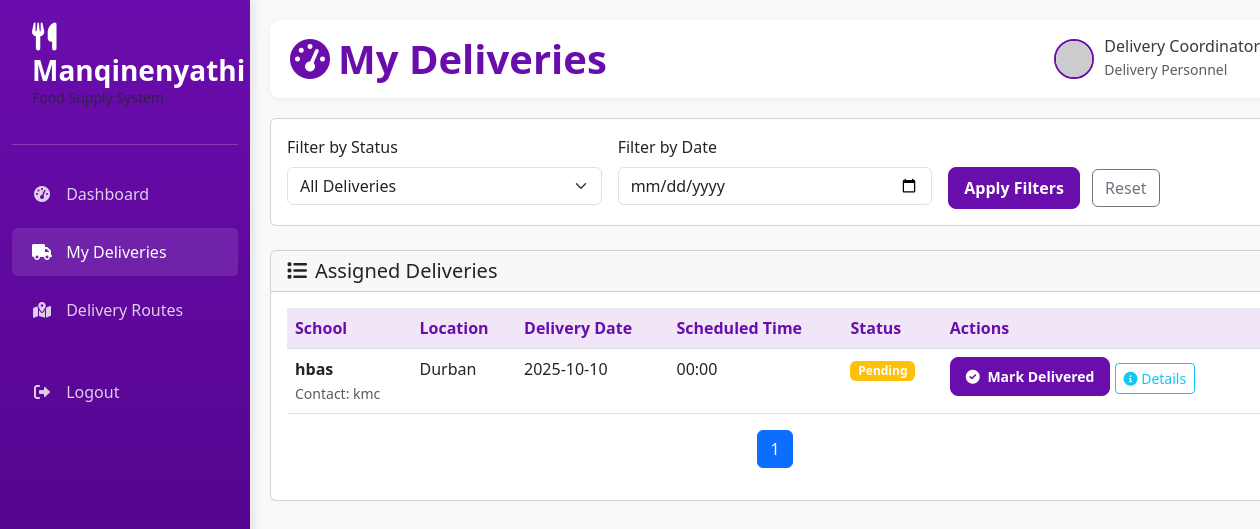
The app's page /delivery/my-deliveries (signed in), older data.
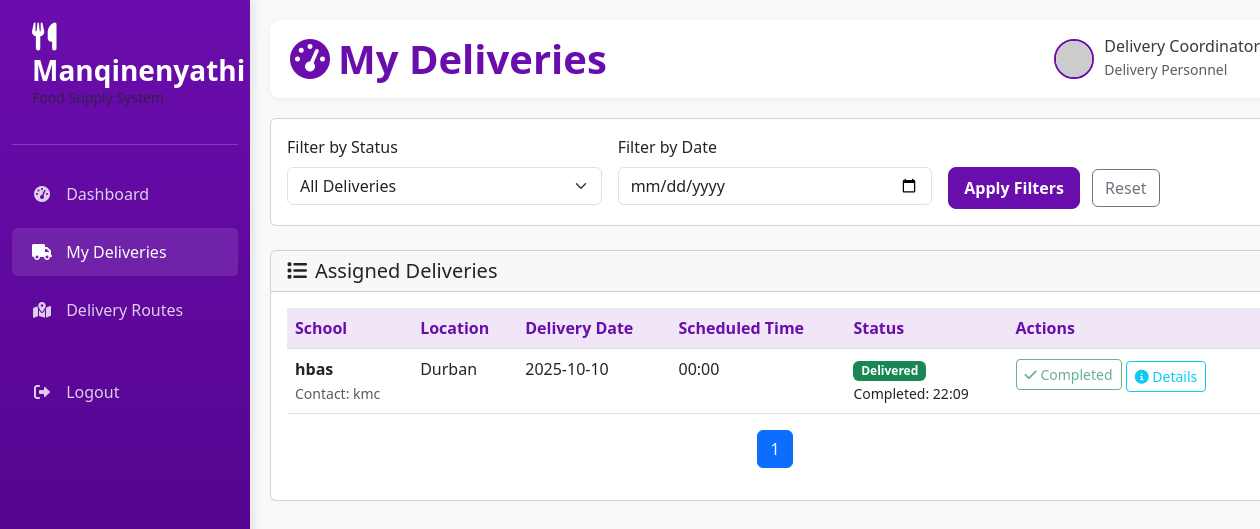
The same page, newer data.
### app.py (models this page shows)
class Delivery(db.Model):
    __tablename__ = 'deliveries'
    delivery_id = db.Column(db.Integer, primary_key=True)
    school_id = db.Column(db.Integer, db.ForeignKey('schools.school_id'), nullable=False)
    delivery_date = db.Column(db.Date, nullable=False)
    location = db.Column(db.String(150), nullable=False)
    delivery_guy_id = db.Column(db.Integer, db.ForeignKey('users.user_id'), nullable=False)
    status = db.Column(db.Enum('Pending', 'Delivered'), default='Pending')
    delivered_time = db.Column(db.DateTime)
    remarks = db.Column(db.Text)
    created_at = db.Column(db.DateTime, default=datetime.utcnow)

class School(db.Model):
    __tablename__ = 'schools'
    school_id = db.Column(db.Integer, primary_key=True)
    school_name = db.Column(db.String(150), nullable=False)
    location = db.Column(db.String(150), nullable=False)
    contact_person = db.Column(db.String(100), nullable=False)
    contact_number = db.Column(db.String(20), nullable=False)
    created_at = db.Column(db.DateTime, default=datetime.utcnow)
    deliveries = db.relationship('Delivery', backref='school')
    attendance = db.relationship('Attendance', backref='school')
    learners = db.relationship('Learner', backref='school')

### app.py (the view)
@app.route('/delivery/my-deliveries')
def delivery_my_deliveries():
    if session.get('role') != 'delivery':
        return redirect(url_for('home'))
    user_id = session.get('user_id')
    page = request.args.get('page', 1, type=int)
    status_filter = request.args.get('status', '')
    date_filter = request.args.get('date', '')
    query = Delivery.query.filter_by(delivery_guy_id=user_id).join(School)
    if status_filter:
        query = query.filter(Delivery.status == status_filter)
    if date_filter:
        try:
            filter_date = datetime.strptime(date_filter, '%Y-%m-%d').date()
            query = query.filter(Delivery.delivery_date == filter_date)
        except ValueError:
            flash('Invalid date format', 'error')
    from sqlalchemy import case
    query = query.order_by(
        case((Delivery.status == 'Pending', 1), else_=2),
        Delivery.delivery_date.desc()
    )
    deliveries_pagination = query.paginate(
        page=page,
        per_page=10,
        error_out=False
    )
    return render_template('delivery_my_deliveries.html',
                         deliveries=deliveries_pagination.items,
                         pagination=deliveries_pagination,
                         status_filter=status_filter,
                         date_filter=date_filter)

### templates/delivery_my_deliveries.html (shortened to what the changed rows need)
{% extends "delivery_base.html" %}
{% block page_title %}My Deliveries{% endblock %}
{% block content %}
<div class="row">
    <div class="col-12">
        <div class="card">
            <div class="card-body">
                {% if deliveries %}
                <div class="table-responsive">
                    <table class="table table-hover">
                        <thead>
                            <tr>
                                <th>School</th>
                                <th>Location</th>
                                <th>Delivery Date</th>
                                <th>Scheduled Time</th>
                                <th>Status</th>
                                <th>Actions</th>
                            </tr>
                        </thead>
                        <tbody>
                            {% for delivery in deliveries %}
                            <tr>
                                <td>
                                    <strong>{{ delivery.school.school_name }}</strong>
                                    {% if delivery.school.contact_person %}
                                    <br><small class="text-muted">Contact: {{ delivery.school.contact_person }}</small>
                                    {% endif %}
                                </td>
                                <td>{{ delivery.location }}</td>
                                <td>{{ delivery.delivery_date.strftime('%Y-%m-%d') }}</td>
                                <td>
                                    {% if delivery.delivery_date %}
                                        {{ delivery.delivery_date.strftime('%H:%M') }}
                                    {% else %}
                                        Not specified
                                    {% endif %}
                                </td>
                                <td>
                                    <span class="badge {% if delivery.status == 'Delivered' %}bg-success{% else %}bg-warning{% endif %}">
                                        {{ delivery.status }}
                                    </span>
                                    {% if delivery.delivered_time %}
                                    <br><small>Completed: {{ delivery.delivered_time.strftime('%H:%M') }}</small>
                                    {% endif %}
                                </td>
                                <td>
                                    {% if delivery.status == 'Pending' %}
                                    <button class="btn btn-sm btn-primary mark-delivered-btn"
                                            data-delivery-id="{{ delivery.delivery_id }}"
                                            data-school-name="{{ delivery.school.school_name }}">
                                        <i class="fas fa-check-circle me-1"></i> Mark Delivered
                                    </button>
                                    {% else %}
                                    <button class="btn btn-sm btn-outline-success" disabled>
                                        <i class="fas fa-check"></i> Completed
                                    </button>
                                    {% endif %}
                                    <button class="btn btn-sm btn-outline-info mt-1 view-details-btn"
                                            data-bs-toggle="modal"
                                            data-bs-target="#deliveryDetailsModal"
                                            data-delivery-id="{{ delivery.delivery_id }}"
                                            data-school-name="{{ delivery.school.school_name }}"
                                            data-location="{{ delivery.location }}"
                                            data-contact-person="{{ delivery.school.contact_person }}"
                                            data-contact-number="{{ delivery.school.contact_number }}"
                                            data-remarks="{{ delivery.remarks or 'No remarks' }}">
                                        <i class="fas fa-info-circle"></i> Details
                                    </button>
                                </td>
                            </tr>
                            {% endfor %}
                        </tbody>
                    </table>
                </div>
                {% else %}
                <div class="text-center py-5">
                    <i class="fas fa-truck fa-3x text-muted mb-3"></i>
                    <h5>No deliveries assigned</h5>
                    <p class="text-muted">You don't have any deliveries assigned to you at the moment.</p>
                </div>
                {% endif %}
            </div>
        </div>
    </div>
</div>
{% endblock %}

Row changes from the older to the newer data that the page shows:
changed Delivery "Durban": status "Pending" → "Delivered"; delivered_time (not shown) → "22:09"; status "Mark Delivered" → "Completed"
